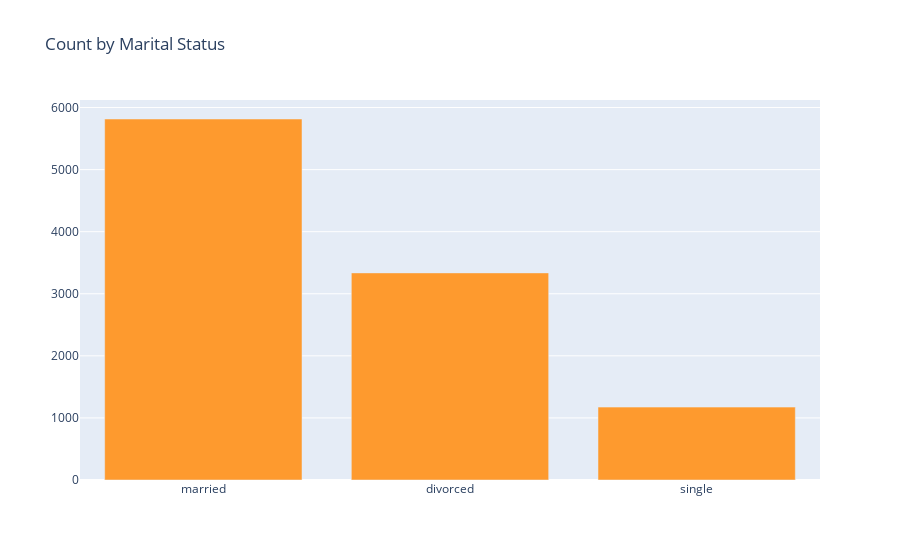

The notebook cell saved with this chart:
### Code cell
vals = df['marital'].value_counts().tolist()
labels = ['married', 'divorced', 'single']

data = [go.Bar(
            x=labels,
            y=vals,
    marker=dict(
    color="#FE9A2E")
    )]

layout = go.Layout(
    title="Count by Marital Status",
)

fig = go.Figure(data=data, layout=layout)



iplot(fig, filename='basic-bar')

### Figure 1 — Plotly figure (JSON) as saved in the notebook; plotly's stock layout.template omitted (floating-point values rounded to 4 significant figures)
{"data": [{"marker": {"color": "#FE9A2E"}, "type": "bar", "x": ["married", "divorced", "single"], "y": [5815, 3336, 1174]}], "layout": {"title": {"text": "Count by Marital Status"}}}
